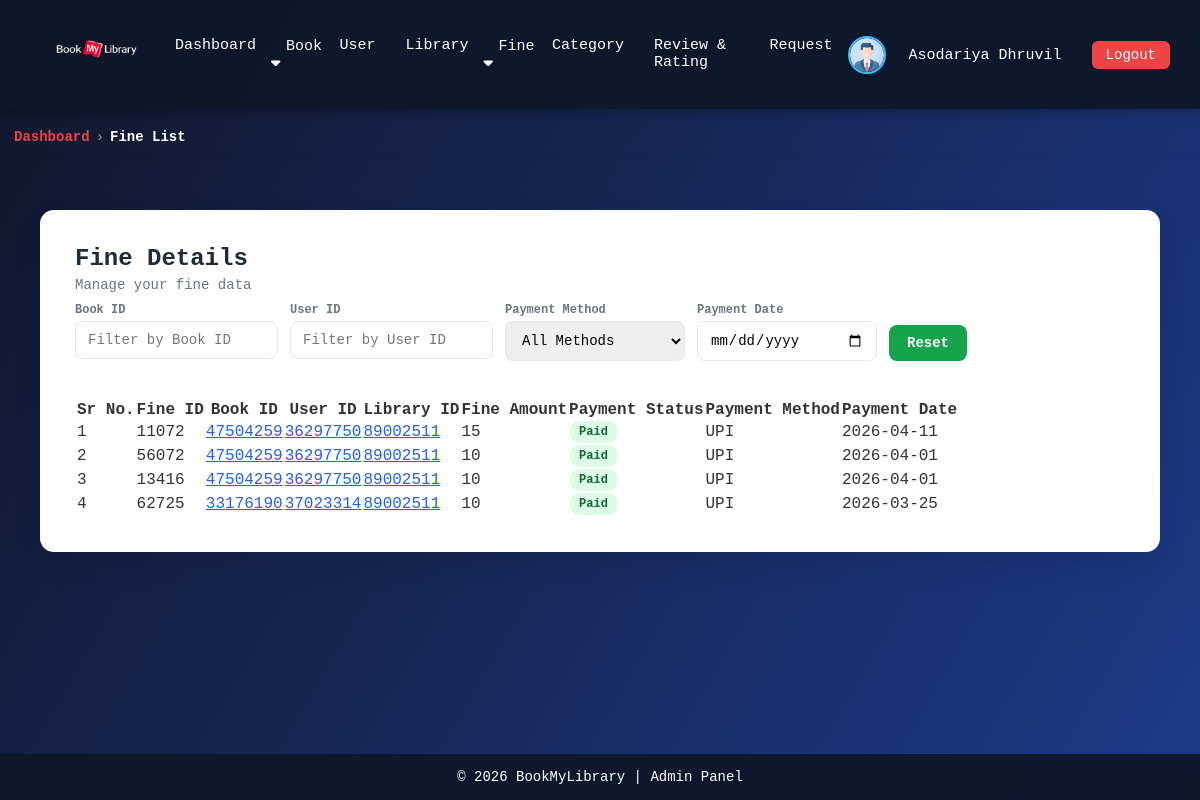
The app's page /admin/fine_list.php (signed in) with its own data.
### tables this page shows
CREATE TABLE `user` (
  `user_id` int NOT NULL,
  `first_name` varchar(100) DEFAULT NULL,
  `last_name` varchar(100) DEFAULT NULL,
  `email` varchar(255) DEFAULT NULL,
  `contact_no` varchar(15) DEFAULT NULL,
  `gender` varchar(10) DEFAULT NULL,
  `address` varchar(255) DEFAULT NULL,
  `image` varchar(255) DEFAULT NULL,
  `password` varchar(255) NOT NULL,
  `role` varchar(10) DEFAULT NULL,
  `status` varchar(15) DEFAULT NULL
);

CREATE TABLE `payment_history` (
  `payment_id` int NOT NULL,
  `issue_id` int DEFAULT NULL,
  `user_id` int DEFAULT NULL,
  `library_id` int DEFAULT NULL,
  `amount` int DEFAULT NULL,
  `payment_method` varchar(50) DEFAULT NULL,
  `payment_status` varchar(50) DEFAULT NULL,
  `payment_date` date DEFAULT NULL,
  `utr_no` varchar(100) DEFAULT NULL,
  `screenshot` varchar(255) DEFAULT NULL,
  `verify_status` varchar(20) NOT NULL DEFAULT 'Pending'
);

CREATE TABLE `issue` (
  `issue_id` int NOT NULL,
  `book_id` int DEFAULT NULL,
  `user_id` int DEFAULT NULL,
  `library_id` int DEFAULT NULL,
  `issue_date` date DEFAULT NULL,
  `return_date` date DEFAULT NULL,
  `fine_amount` int DEFAULT NULL,
  `renew_count` int NOT NULL DEFAULT '0',
  `status` varchar(30) DEFAULT NULL,
  `last_mailed_status` varchar(50) DEFAULT NULL,
  `is_rated` tinyint NOT NULL DEFAULT '0',
  `created_at` datetime DEFAULT CURRENT_TIMESTAMP
);

### admin/fine_list.php (the view, shortened to what this page needs)
<!DOCTYPE html>
<html lang="en">
<head>
    <link rel="stylesheet" href="https://cdn.datatables.net/1.13.6/css/jquery.dataTables.min.css">
    <link rel="stylesheet" href="https://cdn.datatables.net/buttons/2.4.1/css/buttons.dataTables.min.css">
</head>
<body>
    <?php include 'navbar.php'; ?>
    <div class="breadcrumb-wrapper">
        <nav class="breadcrumb">
            <a href="home.php" class="dashboard">Dashboard</a>
            <span class="separator">›</span>
            <span class="current">Fine List</span>
        </nav>
    </div>
    <div class="container">
        <div class="card">
            <div class="top-actions">
                <div class="title-area">
                    <h3>Fine Details</h3>
                    <div class="subtitle">Manage your fine data</div>
                </div>
                <div class="advanced-filters">
                    <div class="filter-box">
                        <label>Book ID</label>
                        <input type="text" id="filterBookID" placeholder="Filter by Book ID" maxlength="8">
                    </div>
                    <div class="filter-box">
                        <label>User ID</label>
                        <input type="text" id="filterUserID" placeholder="Filter by User ID" maxlength="8">
                    </div>
                    <div class="filter-box">
                        <label>Payment Method</label>
                        <select id="filterPaymentMethod">
                            <option value="">All Methods</option>
                        </select>
                    </div>
                    <div class="filter-box">
                        <label>Payment Date</label>
                        <input type="date" id="filterPaymentDate" placeholder="Filter by Payment Date">
                    </div>
                    <div class="filter-box btn-area">
                        <button class="btn btn-add" onclick="resetFilters()">Reset</button>
                    </div>
                </div>
            </div>
            <table id="bookTable" class="display">
                <thead>
                    <tr>
                        <th>Sr No.</th>
                        <th>Fine ID</th>
                        <th>Book ID</th>
                        <th>User ID</th>
                        <th>Library ID</th>
                        <th>Fine Amount</th>
                        <th>Payment Status</th>
                        <th>Payment Method</th>
                        <th>Payment Date</th>
                    </tr>
                </thead>
                <tbody>
                    <?php
                    $fine = mysqli_query($con, "SELECT * FROM payment_history WHERE payment_status = 'Paid' ORDER BY payment_date DESC");
                    $i = 1;
                    foreach ($fine as $row) {
                        $book_id = mysqli_fetch_assoc(mysqli_query($con, "SELECT * FROM issue WHERE issue_id = '{$row['issue_id']}'"));
                        $book_data = mysqli_fetch_assoc(mysqli_query($con, "SELECT * FROM book_list WHERE book_id = '{$book_id['book_id']}'"));
                        $library_data = mysqli_fetch_assoc(mysqli_query($con, "SELECT * FROM library WHERE library_id = '{$row['library_id']}'"));
                        $user_data = mysqli_fetch_assoc(mysqli_query($con, "SELECT * FROM user WHERE user_id = '{$row['user_id']}'"));
                        echo "<tr>
                                <td>{$i}</td>
                                <td>{$row['payment_id']}</td>
                                <td>
                                    <span class='model-link'
                                    onclick=\"openBookModal(
                                    '{$book_data['book_id']}',
                                    '../book_images/{$book_data['image']}',
                                    '" . htmlspecialchars($book_data['title'], ENT_QUOTES) . "',
                                    '" . htmlspecialchars($book_data['author'], ENT_QUOTES) . "',
                                    '" . htmlspecialchars($book_data['category'], ENT_QUOTES) . "',
                                    '{$book_data['year']}',
                                    '" . htmlspecialchars($library_data['library_name'], ENT_QUOTES) . "'
                                    )\">
                                    {$book_id['book_id']}
                                    </span>
                                </td>
                                <td>
                                    <span class='model-link'
                                    onclick=\"openUserModal(
                                    '{$user_data['user_id']}',
                                    '../image/{$user_data['image']}',
                                    '" . htmlspecialchars($user_data['first_name'], ENT_QUOTES) . "',
                                    '" . htmlspecialchars($user_data['last_name'], ENT_QUOTES) . "',
                                    '" . htmlspecialchars($user_data['email'], ENT_QUOTES) . "',
                                    '" . htmlspecialchars($user_data['contact_no'], ENT_QUOTES) . "',
                                    '" . htmlspecialchars($user_data['address'], ENT_QUOTES) . "',
                                    '" . htmlspecialchars($user_data['role'], ENT_QUOTES) . "',
                                    '" . htmlspecialchars($user_data['status'], ENT_QUOTES) . "'
                                    )\">
                                    {$row['user_id']}
                                    </span>
                                </td>
                                <td>
                                    <span class='model-link'
                                    onclick=\"openLibraryModal(
                                    '{$library_data['library_id']}',
                                    '" . htmlspecialchars($library_data['library_name'], ENT_QUOTES) . "',
                                    '" . htmlspecialchars($library_data['library_owner_name'], ENT_QUOTES) . "',
                                    '" . htmlspecialchars($library_data['table_capacity'], ENT_QUOTES) . "',
                                    '" . htmlspecialchars($library_data['chair_capacity'], ENT_QUOTES) . "',
                                    '" . htmlspecialchars($library_data['open_at'], ENT_QUOTES) . "',
                                    '" . htmlspecialchars($library_data['close_at'], ENT_QUOTES) . "',
                                    '" . htmlspecialchars($library_data['status'], ENT_QUOTES) . "',
                                    '" . htmlspecialchars($library_data['library_location'], ENT_QUOTES) . "'
                                    )\">
                                    {$row['library_id']}
                                    </span>
                                </td>
                                <td>{$row['amount']}</td>
                                <td><span class='status paid'>Paid</span></td>
                                <td>{$row['payment_method']}</td>
                                <td>{$row['payment_date']}</td>
                            </tr>";
                        $i++;
                    }
                    ?>
                </tbody>
            </table>
        </div>
    </div>
    <?php include 'footer.php'; ?>
</body>
</html>

### admin/navbar.php (shortened to what this page needs)
<!DOCTYPE html>
<html lang="en">
<?php
include '../update_status.php';
?>
<head>
    <link rel="stylesheet" href="https://cdnjs.cloudflare.com/ajax/libs/font-awesome/6.5.0/css/all.min.css">
</head>
<body>
    <?php
    $user_id = $_SESSION['id'];
    $user = mysqli_query($con, "SELECT * FROM user WHERE user_id = $user_id");
    $data = mysqli_fetch_assoc($user);
    ?>
    <nav class="navbar">
        <div class="nav-left">
            <a href="home.php">
                <img src="../image/BookMyLibrary.png" alt="Library Logo">
            </a>
        </div>
        <div class="nav-center">
            <a href="home.php">Dashboard</a>
            <div class="dropdown">
                <a href="javascript:void(0);" class="dropbtn">Book <i class="fa-solid fa-caret-down"></i></a>
            </div>
            <a href="user_list.php">User</a>
            <a href="library_list.php">Library</a>
            <div class="dropdown">
                <a href="javascript:void(0);" class="dropbtn">Fine <i class="fa-solid fa-caret-down"></i></a>
            </div>
            <a href="category_list.php">Category</a>
            <a href="review&rating_list.php">Review & Rating</a>
            <a href="librarian_requests.php">Request</a>
        </div>
        <div class="nav-right">
            <div class="profile">
                <img src="../image/<?php echo $data['image']; ?>" alt="Profile">
                <div class="dropdown">
                    <a href="javascript:void(0);" class="dropbtn"><?php echo $data['first_name'] . " " . $data['last_name']; ?></a>
                </div>
            </div>
            <a href="../login.php" class="logout-btn">Logout</a>
        </div>
    </nav>
</body>
</html>

### admin/fine_list.php (style rules this page uses)
* { margin: 0; padding: 0; box-sizing: border-box; font-family: "JetBrains Mono", "Fira Code", Consolas, monospace; }
body { min-height: 100vh; display: flex; flex-direction: column; background: linear-gradient(120deg, #0f172a, #1e3a8a); color: #333; }
.container { width: 100%; max-width: 100%; padding: 40px; }
.card { background: #ffffff; padding: 35px; border-radius: 14px; box-shadow: 0 12px 30px rgba(0, 0, 0, 0.08); }
.top-actions { display: flex; justify-content: space-between; align-items: center; margin-bottom: 20px; flex-wrap: wrap; gap: 10px; }
.title-area h3 { margin: 0; font-size: 24px; font-weight: 700; color: #1f2937; }
.subtitle { font-size: 14px; color: #6b7280; margin-top: 5px; }
.btn { padding: 10px 18px; border-radius: 8px; border: none; cursor: pointer; font-size: 14px; font-weight: 600; transition: 0.2s ease; }
.btn-add { background: #16a34a; color: #fff; }
td { white-space: nowrap; }
.model-link { color: #2660de; cursor: pointer; text-decoration: underline; }
.status { padding: 6px 16px; border-radius: 999px; font-size: 13px; font-weight: 600; display: inline-block; }
.paid { background: #dcfce7; color: #166534; }
.breadcrumb-wrapper { padding: 10px 14px; border-radius: 8px; margin-bottom: 15px; margin-top: 10px; box-shadow: 0 2px 4px rgba(0, 0, 0, 0.02); }
.breadcrumb { font-size: 14px; font-weight: 500; color: #6b7280; display: flex; flex-wrap: wrap; align-items: center; gap: 6px; }
.breadcrumb .dashboard { color: #ef4444; font-weight: 600; }
.breadcrumb .separator { color: #9ca3af; }
.breadcrumb a { text-decoration: none; color: #ef4444; transition: 0.2s ease; }
.breadcrumb .current { color: #ffffffff; font-weight: 600; }
.status { padding: 4px 10px; border-radius: 20px; font-size: 12px; font-weight: 600; display: inline-block; }
.advanced-filters { display: flex; flex-wrap: wrap; gap: 12px; margin-bottom: 18px; }
.advanced-filters input, .advanced-filters select { padding: 10px 12px; border: 1px solid #e5e7eb; border-radius: 8px; font-size: 14px; min-width: 180px; }
.filter-box { display: flex; flex-direction: column; }
.filter-box label { font-size: 12px; font-weight: 600; color: #6b7280; margin-bottom: 4px; }
.btn-area { justify-content: flex-end; }

### admin/navbar.php (style rules this page uses)
.navbar { background: rgba(15, 23, 42, 0.95); color: #fff; padding: 12px 30px; display: flex; align-items: center; justify-content: space-between; flex-wrap: wrap; box-shadow: 0 4px 10px rgba(0, 0, 0, 0.25); font-family: "JetBrains Mono", "Fira Code", Consolas, monospace; }
.nav-left { display: flex; align-items: center; gap: 10px; }
.nav-left img { height: 80px; width: 130px; }
.nav-center { flex: 1; display: flex; justify-content: center; }
.nav-center a { color: #fff; text-decoration: none; margin: 0 15px; font-size: 15px; }
.nav-right { display: flex; align-items: center; gap: 15px; }
.profile { display: flex; align-items: center; gap: 8px; color: #fff; }
.profile img { width: 38px; height: 38px; border-radius: 50%; border: 2px solid #38bdf8; object-fit: cover; }
.logout-btn { padding: 6px 14px; border-radius: 6px; background: #ef4444; color: #fff; text-decoration: none; font-size: 14px; }
.dropdown { position: relative; display: inline-block; }
.dropdown>a { color: #fff; text-decoration: none; margin: 0 15px; font-size: 15px; cursor: pointer; }
.dropdown>a.dropbtn { color: #fff; text-decoration: none; margin: 0 15px; font-size: 15px; cursor: pointer; }

### admin/footer.php (style rules this page uses)
html, body { height: 100%; margin: 0; }
body { display: flex; flex-direction: column; }

### records on screen
user: image (placeholder picture), first_name "Asodariya", last_name "Dhruvil"
payment_history: payment_id "11072", issue.book_id "47504259", user "36297750", library "89002511", amount "15", payment_method "UPI", payment_date "2026-04-11"
payment_history: payment_id "56072", issue.book_id "47504259", user "36297750", library "89002511", amount "10", payment_method "UPI", payment_date "2026-04-01"
payment_history: payment_id "13416", issue.book_id "47504259", user "36297750", library "89002511", amount "10", payment_method "UPI", payment_date "2026-04-01"
payment_history: payment_id "62725", issue.book_id "33176190", user "37023314", library "89002511", amount "10", payment_method "UPI", payment_date "2026-03-25"
